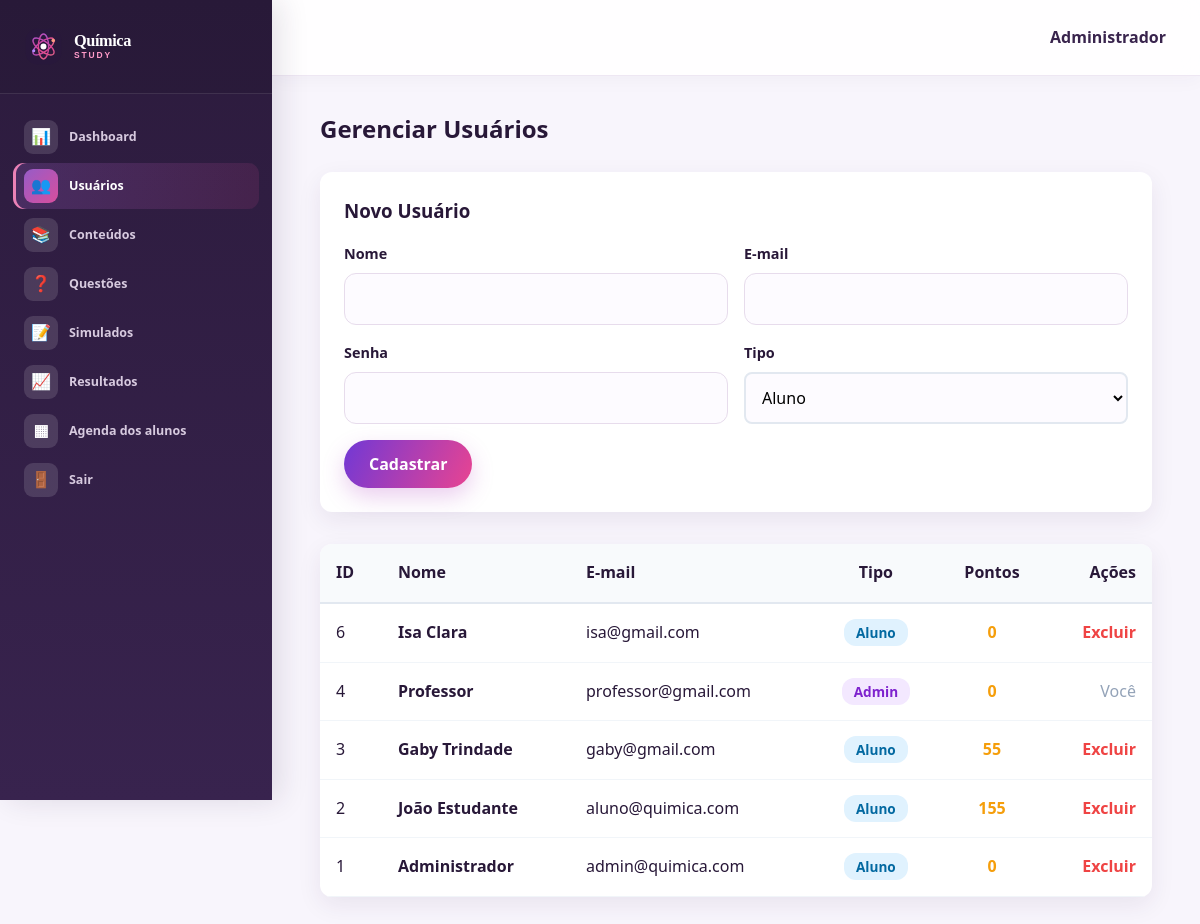
The app's page /admin/usuarios.php (signed in) with its own data.
### tables this page shows
CREATE TABLE `usuarios` (
  `id` int(11) NOT NULL,
  `nome` varchar(100) NOT NULL,
  `email` varchar(100) NOT NULL,
  `senha` varchar(255) NOT NULL,
  `tipo` enum('aluno','admin') DEFAULT 'aluno',
  `pontos` int(11) DEFAULT 0,
  `criado_em` timestamp NOT NULL DEFAULT current_timestamp(),
  `avatar_key` varchar(20) NOT NULL DEFAULT 'atom',
  `foto_perfil` varchar(255) DEFAULT NULL
);

### includes/funcoes.php (called while the page is built, shortened)
<?php
function escape($string) {
    return htmlspecialchars($string, ENT_QUOTES, 'UTF-8');
}
?>

### admin/usuarios.php (the view, shortened to what this page needs)
<?php
require_once '../includes/admin_auth.php';
$usuarios = $pdo->query("SELECT id, nome, email, tipo, pontos, criado_em FROM usuarios ORDER BY id DESC")->fetchAll();
?>
<!DOCTYPE html>
<html lang="pt-BR">
<head>
    <link rel="stylesheet" href="../css/style.css?v=20261010-teacher">
    <link rel="stylesheet" href="../css/dashboard.css?v=20261010-teacher">
</head>
<body class="dashboard-body">
    <div class="app-container">
        <aside class="sidebar">
            <div class="sidebar-header"><a href="dashboard.php" class="logo brand-logo"><img src="../assets/logo-chem.svg" alt=""><span class="brand-name">Química<span>STUDY</span></span></a></div>
            <nav class="sidebar-nav">
                <a href="dashboard.php" class="nav-item"><span class="icon">📊</span> Dashboard</a>
                <a href="usuarios.php" class="nav-item active"><span class="icon">👥</span> Usuários</a>
                <a href="conteudos.php" class="nav-item"><span class="icon">📚</span> Conteúdos</a>
                <a href="questoes.php" class="nav-item"><span class="icon">❓</span> Questões</a>
                <a href="simulados.php" class="nav-item"><span class="icon">📝</span> Simulados</a>
                <a href="resultados.php" class="nav-item"><span class="icon">📈</span> Resultados</a><a href="agenda.php" class="nav-item"><span class="icon">▦</span> Agenda dos alunos</a>
                <a href="../logout.php" class="nav-item logout"><span class="icon">🚪</span> Sair</a>
            </nav>
        </aside>
        <main class="main-content">
            <header class="topbar"><div class="user-info"><span class="user-name">Administrador</span></div></header>
            <div class="content-wrapper">
                <h2 style="margin-bottom: 24px;">Gerenciar Usuários</h2>
                <div style="background: white; padding: 24px; border-radius: 12px; margin-bottom: 32px; box-shadow: var(--shadow);">
                    <h3 style="margin-bottom: 16px;">Novo Usuário</h3>
                    <form method="POST" action="usuarios.php">
                        <div style="display: grid; grid-template-columns: 1fr 1fr; gap: 16px; margin-bottom: 16px;">
                            <div class="form-group" style="margin:0;"><label>Nome</label><input type="text" name="nome" required></div>
                            <div class="form-group" style="margin:0;"><label>E-mail</label><input type="email" name="email" required></div>
                        </div>
                        <div style="display: grid; grid-template-columns: 1fr 1fr; gap: 16px; margin-bottom: 16px;">
                            <div class="form-group" style="margin:0;"><label>Senha</label><input type="password" name="senha" required></div>
                            <div class="form-group" style="margin:0;">
                                <label>Tipo</label>
                                <select name="tipo" style="width:100%; padding:12px; border:2px solid #e2e8f0; border-radius:8px;">
                                    <option value="aluno">Aluno</option>
                                </select>
                            </div>
                        </div>
                        <button type="submit" class="btn btn-primary">Cadastrar</button>
                    </form>
                </div>
                <div style="background: white; border-radius: 12px; overflow: hidden; box-shadow: var(--shadow);">
                    <table style="width: 100%; border-collapse: collapse;">
                        <thead style="background: #f8fafc; border-bottom: 2px solid #e2e8f0;">
                            <tr>
                                <th style="padding: 16px; text-align: left;">ID</th>
                                <th style="padding: 16px; text-align: left;">Nome</th>
                                <th style="padding: 16px; text-align: left;">E-mail</th>
                                <th style="padding: 16px; text-align: center;">Tipo</th>
                                <th style="padding: 16px; text-align: center;">Pontos</th>
                                <th style="padding: 16px; text-align: right;">Ações</th>
                            </tr>
                        </thead>
                        <tbody>
                            <?php foreach ($usuarios as $u): ?>
                                <tr style="border-bottom: 1px solid #f1f5f9;">
                                    <td style="padding: 16px;"><?= $u['id'] ?></td>
                                    <td style="padding: 16px; font-weight: 600;"><?= escape($u['nome']) ?></td>
                                    <td style="padding: 16px;"><?= escape($u['email']) ?></td>
                                    <td style="padding: 16px; text-align: center;">
                                        <span style="background: <?= $u['tipo'] === 'admin' ? '#f3e8ff' : '#e0f2fe' ?>; color: <?= $u['tipo'] === 'admin' ? '#7e22ce' : '#0369a1' ?>; padding: 4px 12px; border-radius: 12px; font-size: 0.85rem; font-weight: 600;">
                                            <?= ucfirst($u['tipo']) ?>
                                        </span>
                                    </td>
                                    <td style="padding: 16px; text-align: center; font-weight: 700; color: #f59e0b;"><?= $u['pontos'] ?></td>
                                    <td style="padding: 16px; text-align: right;">
                                        <?php if ($u['id'] != $_SESSION['usuario_id']): ?>
                                            <a href="?excluir=<?= $u['id'] ?>" onclick="return confirm('Excluir este usuário?')" style="color: #ef4444; text-decoration: none; font-weight: 600;">Excluir</a>
                                        <?php else: ?>
                                            <span style="color: #94a3b8;">Você</span>
                                        <?php endif; ?>
                                    </td>
                                </tr>
                            <?php endforeach; ?>
                        </tbody>
                    </table>
                </div>
            </div>
        </main>
    </div>
</body>
</html>

### css/style.css (style rules this page uses)
:root { --primary: #0ea5e9; --primary-dark: #0284c7; --secondary: #10b981; --accent: #f59e0b; --dark: #0f172a; --dark-light: #1e293b; --light: #f8fafc; --gray: #64748b; --danger: #ef4444; --radius: 12px; --shadow: 0 4px 6px -1px rgba(0, 0, 0, 0.1), 0 2px 4px -1px rgba(0, 0, 0, 0.06); --shadow-lg: 0 10px 15px -3px rgba(0, 0, 0, 0.1), 0 4px 6px -2px rgba(0, 0, 0, 0.05); }
* { margin: 0; padding: 0; box-sizing: border-box; font-family: 'Segoe UI', system-ui, sans-serif; }
body { background-color: var(--light); color: var(--dark); line-height: 1.6; }
.btn { display: inline-flex; align-items: center; justify-content: center; padding: 12px 24px; border-radius: var(--radius); font-weight: 600; text-decoration: none; border: none; cursor: pointer; transition: all 0.3s ease; font-size: 1rem; }
.btn-primary { background-color: var(--primary); color: white; }
.logo { font-size: 1.5rem; font-weight: 800; color: var(--dark); text-decoration: none; display: flex; align-items: center; gap: 8px; }
.logo span { color: var(--primary); }
.form-group { margin-bottom: 20px; }
.form-group label { display: block; margin-bottom: 8px; font-weight: 600; color: var(--dark); font-size: 0.9rem; }
.form-group input, .form-group select, .form-group textarea { width: 100%; padding: 12px; border: 2px solid #e2e8f0; border-radius: 8px; font-size: 1rem; transition: border-color 0.3s; }
.brand-logo { gap: 10px; font-size: 1.08rem !important; }
.brand-logo img { width: 39px; height: 39px; }
.brand-logo > span { color: #fff !important; }
.brand-logo > span > span { color: #f28ab9 !important; }
.brand-logo .brand-name { display: grid; gap: 1px; color: #fff !important; font: 700 1.02rem/1.05 Georgia, 'Times New Roman', serif; letter-spacing: -.025em; }
.brand-logo .brand-name > span { color: #f28ab9 !important; font: 800 .53rem/1.2 Arial, sans-serif; letter-spacing: .22em; }
:root { --primary: #7138d5; --primary-dark: #5924b4; --secondary: #e94491; --accent: #ffb454; --dark: #281838; --dark-light: #432559; --light: #fbf8ff; --gray: #74677f; --danger: #d83c66; --radius: 18px; --shadow: 0 8px 24px rgba(48, 25, 72, .08); --shadow-lg: 0 22px 60px rgba(48, 25, 72, .16); }
body { background: #fbf8ff; color: #281838; }
.btn { border-radius: 999px; padding: 13px 25px; font-weight: 700; }
.btn-primary { color: #fff; background: linear-gradient(115deg, #7138d5, #e94491); box-shadow: 0 9px 22px rgba(174, 65, 193, .25); }
.logo { color: #281838; letter-spacing: -.04em; }
.logo span { color: #e94491; }
.form-group input, .form-group select, .form-group textarea { border: 1px solid #e7dcec; border-radius: 12px; background: #fdfbff; padding: 14px 15px; }

### records on screen
usuarios: id "6", nome "Isa Clara", email "isa@gmail.com", tipo "Aluno", pontos "0"
usuarios: id "4", nome "Professor", email "professor@gmail.com", tipo "Admin", pontos "0", shows "Você"
usuarios: id "3", nome "Gaby Trindade", email "gaby@gmail.com", tipo "Aluno", pontos "55"
usuarios: id "2", nome "João Estudante", email "aluno@quimica.com", tipo "Aluno", pontos "155"
usuarios: id "1", nome "Administrador", email "admin@quimica.com", tipo "Aluno", pontos "0"
